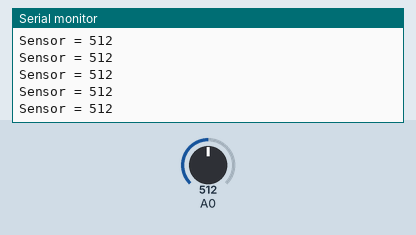
Simulated run of this sketch. Board: Arduino Uno, built with avr-gcc and run on an emulated ATmega328P. Parts: the last lines printed to the serial monitor. The test bench sets the inputs (shaded band); at power-on: A0 = 512.

Above: at 1.2 s.
1.3 s: A0 set to 716
At 2.1 s:
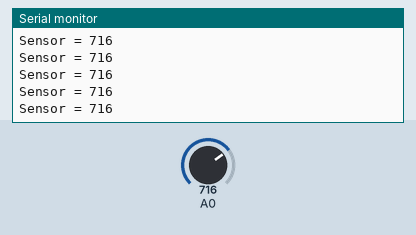
4.3 s: A0 set to 900
At 5.0 s:
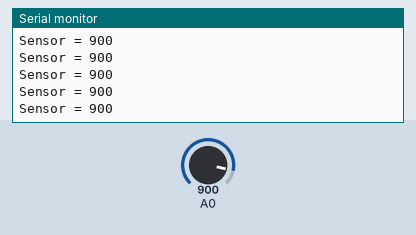
Timing chart, 0 to 7.3 s (numbered marks = the images above; inputs shaded):
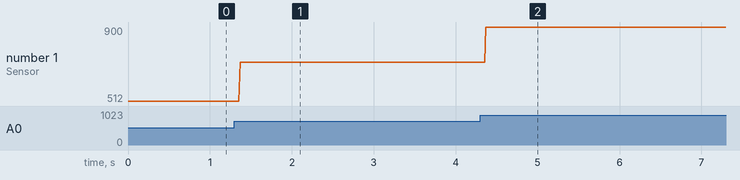

The sketch:

LDR.ino
```cpp
int sensorValue;
int outputValue;

void setup() {
  Serial.begin(9600);
}

void loop() {
  sensorValue = analogRead(A0);

  outputValue = map(sensorValue, 0, 1023, 0, 100); // to get light intesity as pourcentage

  Serial.print("Sensor = ");
  Serial.println(sensorValue);
}
```

Measured:
- after the input at 1.3 s, the serial monitor: prints a new line after 0.07 s (image 1)
- after the input at 4.3 s, the serial monitor: prints a new line after 0.07 s (image 2)
- plotted number 1: 512 → 716 after the input at 1.3 s, 716 → 900 after the input at 4.3 s
